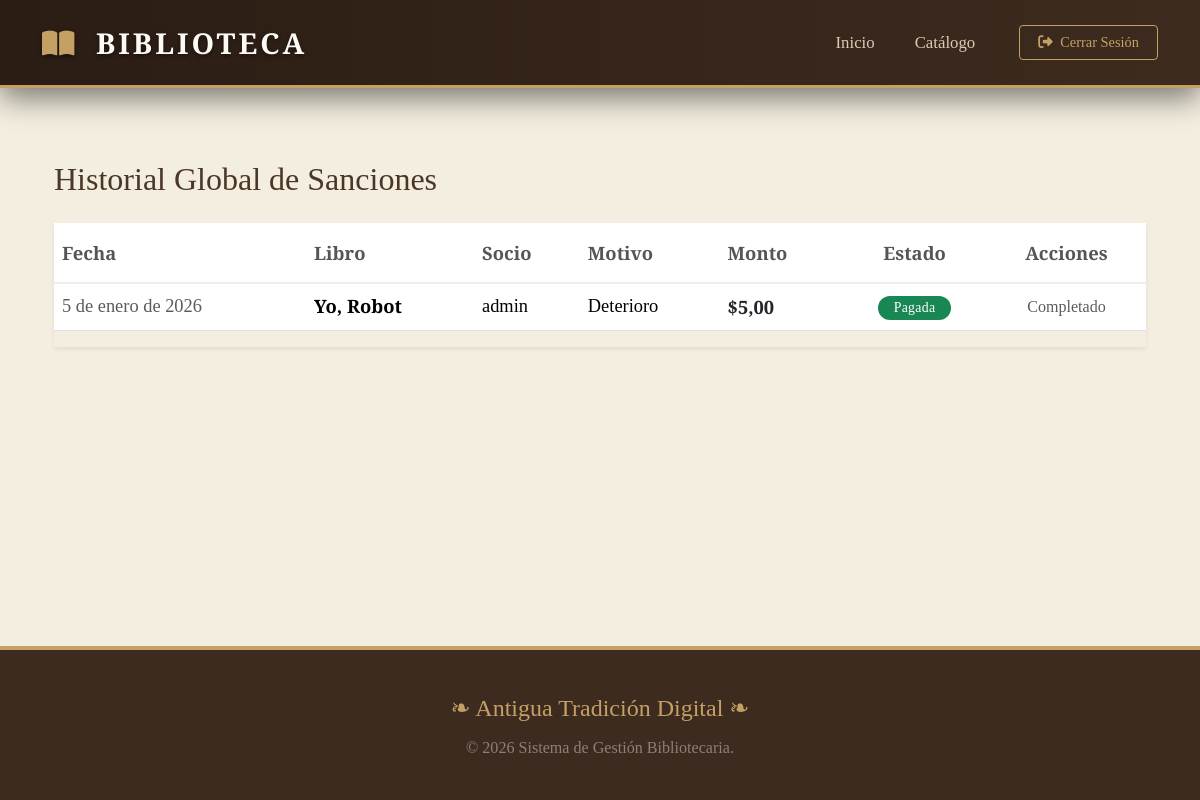
The app's page /multas/ (signed in), older data.
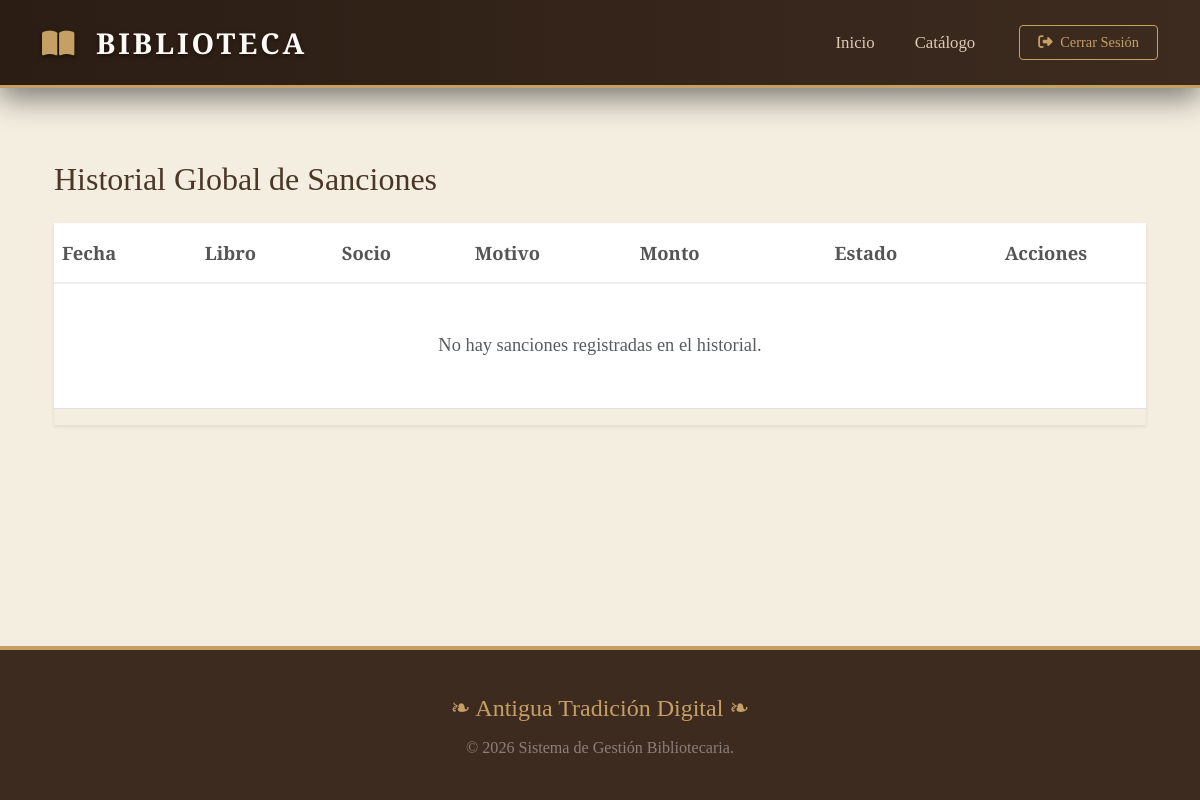
The same page, newer data.
### Gestion/models.py (models this page shows, shortened)
class Multa(models.Model):
    prestamo = models.ForeignKey(Prestamos, related_name="multas", on_delete=models.PROTECT)
    tipo_multa = models.CharField(max_length=50, choices=[('retraso', 'Retraso'), ('perdida', 'Pérdida del libro'), ('deterioro', 'Deterioro del libro')])
    monto = models.DecimalField(max_digits=10, decimal_places=2, default=0.00)
    pagada = models.BooleanField(default=False)
    fecha = models.DateField(default=timezone.now)

class Prestamos(models.Model):
    libro = models.ForeignKey(Libro, related_name="prestamos", on_delete=models.PROTECT)
    usuario = models.ForeignKey(settings.AUTH_USER_MODEL, related_name="prestamos", on_delete=models.PROTECT)
    fecha_prestamo = models.DateField(default=timezone.now)
    fecha_max = models.DateField(null=True, blank=True)
    fecha_devolucion = models.DateField(null=True, blank=True)
    ESTADOS = [('p', 'Prestado'), ('m', 'Multa'), ('d', 'Devuelto')]
    estado = models.CharField(max_length=1, choices=ESTADOS, default='p')
    multa_fija = models.DecimalField(max_digits=6, decimal_places=2, default=0.00)

class Libro(models.Model):
    titulo = models.CharField(max_length=200)
    isbn = models.CharField(max_length=13, unique=True, null=True, blank=True)
    descripcion = models.TextField(blank=True, null=True)
    autor = models.ForeignKey(Autor, related_name="libros", on_delete=models.PROTECT)
    cantidad_total = models.PositiveIntegerField(default=1)
    ejemplares_disponibles = models.IntegerField(default=1)
    portada = models.ImageField(upload_to='portadas/', blank=True, null=True)
    disponible = models.BooleanField(default=True)

### Gestion/views.py (the view)
# urls.py: path('multas/', lista_multa, name='lista_multas'),
@login_required
def lista_multa(request):
    es_staff = request.user.is_superuser or request.user.groups.filter(name__in=['Administrador', 'Bibliotecario']).exists()
    if es_staff:
        multas_registradas = Multa.objects.all()
        prestamos_vencidos = Prestamos.objects.filter(estado='m', multas__isnull=True)
    else:
        multas_registradas = Multa.objects.filter(prestamo__usuario=request.user)
        prestamos_vencidos = []
    return render(request, 'Gestion/templates/multas.html', {
        'multas': multas_registradas,
        'pendientes': prestamos_vencidos,
        'es_staff': es_staff
    })

### Gestion/templates/multas.html (shortened to what this page needs)
{% extends "index.html" %}
{% block contenido %}
<div class="container mt-4">
    <h2 class="mb-4" style="font-family: 'Georgia', serif; color: #4a3728;">
        {% if user.groups.all.0.name == 'Cliente' %}
            Mis Sanciones Pendientes
        {% else %}
            Historial Global de Sanciones
        {% endif %}
    </h2>
    <div class="table-responsive shadow-sm">
        <table class="table table-hover align-middle" style="background-color: #fff;">
            <thead style="background-color: #fcfaf8; border-bottom: 2px solid #eee;">
                <tr>
                    <th scope="col" class="py-3">Fecha</th>
                    <th scope="col" class="py-3">Libro</th>
                    {% if user.is_superuser or user.groups.all.0.name == 'Administrador' or user.groups.all.0.name == 'Bibliotecario' %}
                        <th scope="col" class="py-3">Socio</th>
                    {% endif %}
                    <th scope="col" class="py-3">Motivo</th>
                    <th scope="col" class="py-3">Monto</th>
                    <th scope="col" class="py-3 text-center">Estado</th>
                    {% if user.groups.all.0.name != 'Cliente' %}
                        <th scope="col" class="py-3 text-center">Acciones</th>
                    {% endif %}
                </tr>
            </thead>
            <tbody>
                {% for multa in multas %}
                <tr>
                    <td class="text-muted">{{ multa.fecha|date:"j \d\e F \d\e Y" }}</td>
                    <td><strong>{{ multa.prestamo.libro.titulo }}</strong></td>
                    {% if user.is_superuser or user.groups.all.0.name == 'Administrador' or user.groups.all.0.name == 'Bibliotecario' %}
                        <td>{{ multa.prestamo.usuario.username }}</td>
                    {% endif %}
                    <td>
                        {% if multa.tipo_multa == 'retraso' %}
                            Retraso
                        {% elif multa.tipo_multa == 'deterioro' %}
                            Deterioro
                        {% else %}
                            Pérdida
                        {% endif %}
                    </td>
                    <td class="fw-bold text-dark">${{ multa.monto }}</td>
                    <td class="text-center">
                        {% if multa.pagada %}
                            <span class="badge rounded-pill bg-success px-3">Pagada</span>
                        {% else %}
                            <span class="badge rounded-pill bg-danger px-3" style="background-color: #dc3545 !important;">Pendiente</span>
                        {% endif %}
                    </td>
                    {% if user.groups.all.0.name != 'Cliente' %}
                    <td class="text-center">
                        {% if not multa.pagada %}
                            <a href="{% url 'pagar_multa' multa.id %}" class="btn btn-outline-success btn-sm d-inline-flex align-items-center gap-1">
                                <i class="bi bi-check-square"></i> Marcar Pagada
                            </a>
                        {% else %}
                            <span class="text-muted small"> Completado</span>
                        {% endif %}
                    </td>
                    {% endif %}
                </tr>
                {% empty %}
                <tr>
                    <td colspan="7" class="text-center py-5 text-muted">
                        No hay sanciones registradas en el historial.
                    </td>
                </tr>
                {% endfor %}
            </tbody>
        </table>
    </div>
</div>
{% endblock %}

Row changes from the older to the newer data that the page shows:
removed Multa: fecha "5 de enero de 2026", prestamo.libro.titulo "Yo, Robot", prestamo.usuario.username "admin", tipo_multa "Deterioro", monto "5,00", pagada "Pagada"
Text that changed along with them:
text now shown: "No hay sanciones registradas en el historial."
